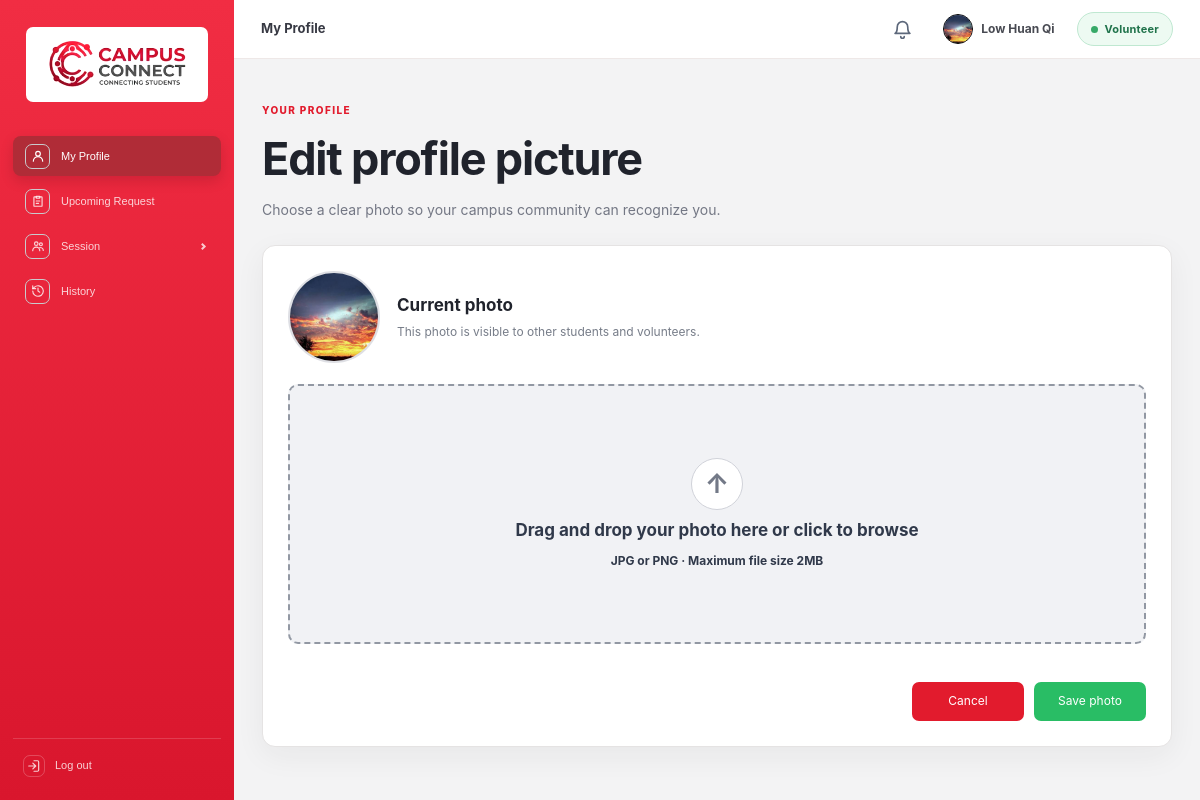
/backend/profile_management/profile_picture.php (signed in), run on the app's committed database.
### tables this page shows
CREATE TABLE `users` (
  `id` int(11) NOT NULL,
  `email` varchar(150) NOT NULL,
  `full_name` varchar(100) NOT NULL,
  `university_name` varchar(100) NOT NULL,
  `password_hash` varchar(255) NOT NULL,
  `picture_url` varchar(255) DEFAULT NULL,
  `cover_photo_url` varchar(255) DEFAULT NULL,
  `volunteer_picture_url` varchar(255) DEFAULT NULL,
  `volunteer_cover_photo_url` varchar(255) DEFAULT NULL,
  `education` varchar(500) DEFAULT NULL,
  `skills` varchar(500) DEFAULT NULL,
  `support_experience` varchar(1000) DEFAULT NULL,
  `tfa_code` varchar(255) DEFAULT NULL,
  `tfa_expiry` datetime DEFAULT NULL,
  `failed_attempts` int(11) NOT NULL DEFAULT 0,
  `locked_until` datetime DEFAULT NULL,
  `remember_token_hash` char(64) DEFAULT NULL,
  `remember_expires` datetime DEFAULT NULL,
  `reset_code` varchar(6) DEFAULT NULL,
  `reset_expiry` datetime DEFAULT NULL,
  `is_volunteer` char(1) NOT NULL DEFAULT 'N',
  `is_active` char(1) NOT NULL DEFAULT 'N',
  `created_at` datetime NOT NULL DEFAULT current_timestamp()
);

### backend/general/account_functions.php (called while the page is built, shortened)
<?php
require_once __DIR__ . '/db.php';
function e($value): string {
    return htmlspecialchars((string)$value, ENT_QUOTES, 'UTF-8');
}
function current_user(): ?array {
    global $pdo;
    $stmt = $pdo->prepare('SELECT * FROM users WHERE id = ?');
    $stmt->execute([$_SESSION['user_id']]);
    $user = $stmt->fetch();
    return $user ?: null;
}
?>

### backend/general/notifications.php (called while the page is built, shortened)
<?php
function notificationTypesForRole(?string $role): array
{
    return match ($role) {
        'student' => ['Session Requested', 'Feedback Received', 'Pending Request'],
        'volunteer' => ['Request Submitted', 'Request Response', 'Status Update', 'Session Scheduled', 'Session Rejected', 'Feedback Reminder'],
        default => [],
    };
}
function notificationRoleFilter(?string $role): array
{
    $types = notificationTypesForRole($role);
    return [' AND notice_type NOT IN (' . implode(', ', array_fill(0, count($types), '?')) . ')', str_repeat('s', count($types))];
}
function bindNotificationQueryParams(mysqli_stmt $stmt, int $userId, ?string $role, string $types): void
{
    $values = array_merge([$userId], notificationTypesForRole($role));
    $params = ['i' . $types];
    foreach ($values as &$value) {
        $params[] = &$value;
    }
    call_user_func_array([$stmt, 'bind_param'], $params);
}
function countUnreadNotifications(mysqli $conn, int $userId, ?string $role = null): int
{
    [$roleFilter, $types] = notificationRoleFilter($role);
    $stmt = $conn->prepare("SELECT COUNT(*) FROM notifications WHERE user_id = ? AND is_read = 'N'" . $roleFilter);
    bindNotificationQueryParams($stmt, $userId, $role, $types);
    $stmt->execute();
    return (int)$stmt->get_result()->fetch_row()[0];
}

### backend/profile_management/profile_picture.php (the view, shortened to what this page needs)
<?php
require_once dirname(__DIR__) . '/general/account_functions.php';
require_once dirname(__DIR__) . '/general/dashboard_header.php';
require_once dirname(__DIR__) . '/general/notifications.php';
$user = current_user();
$isVolunteer = ($user['is_volunteer'] ?? 'N') === 'Y';
$pictureColumn = $isVolunteer ? 'volunteer_picture_url' : 'picture_url';
$profilePicture = $user[$pictureColumn] ?? '';
?>
<!DOCTYPE html>
<html lang="en">
<head>
    <link rel="stylesheet" href="<?= BASE_URL ?>/frontend/css/style.css">
    <link rel="stylesheet" href="<?= BASE_URL ?>/frontend/css/profile.css">
</head>
<body class="account-page photo-page">
<div class="photo-app">
    <?php include dirname(__DIR__) . '/general/account_sidebar.php'; ?>
    <main class="photo-main">
        <?= renderDashboardHeader('My Profile', $user, null, countUnreadNotifications($conn, (int)$user['id'], $isVolunteer ? 'volunteer' : 'student')) ?>
        <section class="photo-content">
            <div class="security-page-heading"><span class="account-eyebrow">YOUR PROFILE</span><h1>Edit profile picture</h1><p>Choose a clear photo so your campus community can recognize you.</p></div>
            <section class="photo-card">
                <div class="photo-current-row">
                    <div class="photo-avatar" id="photoPreview">
                        <img src="<?= e($profilePicture ?: DEFAULT_PROFILE_PICTURE) ?>" alt="Current profile photo">
                    </div>
                    <div><h2>Current photo</h2><p>This photo is visible to other students and volunteers.</p></div>
                </div>
                <form method="post" enctype="multipart/form-data" id="photoUploadForm">
                    <label class="photo-dropzone" for="profile_picture" id="photoDropzone" tabindex="0">
                        <span class="photo-upload-icon" aria-hidden="true">↑</span>
                        <strong id="photoPrompt">Drag and drop your photo here or click to browse</strong>
                        <span id="photoFilename">JPG or PNG · Maximum file size 2MB</span>
                    </label>
                    <p class="photo-upload-help" id="photoStatus" aria-live="polite"></p>
                    <div class="photo-actions">
                        <a class="btn btn-secondary" href="<?= $isVolunteer ? BASE_URL . '/volunteer.php' : BASE_URL . '/profile.php' ?>">Cancel</a>
                        <button class="btn btn-primary" type="submit">Save photo</button>
                    </div>
                </form>
            </section>
        </section>
    </main>
</div>
</body>
</html>

### backend/general/account_sidebar.php (shortened to what this page needs)
<?php
require_once __DIR__ . '/nav_icons.php';
$isVolunteer = ($user['is_volunteer'] ?? 'N') === 'Y';
$currentFile = basename($_SERVER['SCRIPT_NAME'] ?? 'profile.php');
$requestUrl = BASE_URL . ($isVolunteer ? '/backend/request_management/upcoming_request.php' : '/backend/request_management/request.php');
?>
<aside class="dashboard-sidebar">
    <a class="account-brand account-brand-light" href="<?= BASE_URL ?>/profile.php" aria-label="Campus Connect home"><img class="account-brand-logo" src="<?= BASE_URL ?>/frontend/images/campus-connect-logo.png" alt="Campus Connect"></a>
    <nav class="dashboard-side-nav" aria-label="Main navigation">
        <a class="<?= in_array($currentFile, ['profile.php', 'edit_profile.php', 'profile_picture.php', 'volunteer.php', 'change_password.php', 'verify_password_otp.php', 'set_new_password.php'], true) ? 'active' : '' ?>" href="<?= BASE_URL ?>/profile.php"><span class="side-nav-icon"><?= navIcon('profile') ?></span>My Profile</a>
        <a href="<?= e($requestUrl) ?>"><span class="side-nav-icon"><?= navIcon('request') ?></span><?= $isVolunteer ? 'Upcoming Request' : 'Request' ?></a>
        <details class="dashboard-side-group" <?= str_contains($_SERVER['SCRIPT_NAME'] ?? '', '/session_management/') ? 'open' : '' ?>>
            <summary><span class="side-nav-icon"><?= navIcon('session') ?></span>Session</summary>
        </details>
        <a href="<?= BASE_URL ?>/backend/history_management/history.php"><span class="side-nav-icon"><?= navIcon('history') ?></span>History</a>
    </nav>
    <a class="dashboard-side-logout" href="<?= BASE_URL ?>/logout.php" data-logout-trigger><span class="side-nav-icon"><?= navIcon('logout') ?></span>Log out</a>
</aside>

### backend/general/nav_icons.php (shortened to what this page needs)
<?php
function navIcon(string $name): string
{
    return '<svg viewBox="0 0 24 24" aria-hidden="true">' . (NAV_ICONS[$name] ?? '') . '</svg>';
}

### backend/general/dashboard_header.php (shortened to what this page needs)
<?php
function renderDashboardHeader(string $title, array $user, ?array $back = null, int $unreadNotifications = 0): string
{
    $backLink = '';
    $isVolunteer = ($user['is_volunteer'] ?? 'N') === 'Y';
    $name        = $user['full_name'] ?? 'Student';
    $picture     = $isVolunteer ? ($user['volunteer_picture_url'] ?? '') : ($user['picture_url'] ?? '');
    $avatar = '<img src="' . htmlspecialchars($picture ?: DEFAULT_PROFILE_PICTURE) . '" alt="">';
    $scriptKey = basename(dirname($_SERVER['SCRIPT_NAME'] ?? '')) . '/' . basename($_SERVER['SCRIPT_NAME'] ?? '');
    $isNotificationsPage = $scriptKey === 'notification_management/notifications.php';
    $bellLabel = $isNotificationsPage
        ? 'Close notifications'
        : ($unreadNotifications > 0 ? "Notifications, $unreadNotifications unread" : 'Notifications');
    $bellHref = $isNotificationsPage
        ? BASE_URL . ($isVolunteer ? '/volunteer.php' : '/profile.php')
        : BASE_URL . '/backend/notification_management/notifications.php';
    $bell = '<a class="dashboard-bell"' . ($isNotificationsPage ? ' data-notification-toggle="close"' : '')
          . ' href="' . $bellHref . '" title="' . $bellLabel . '" aria-label="' . $bellLabel . '">'
          . '<svg viewBox="0 0 24 24" aria-hidden="true"><path d="M6 9a6 6 0 0 1 12 0c0 6 2.5 7.5 2.5 7.5h-17S6 15 6 9z"/><path d="M10 20a2 2 0 0 0 4 0"/></svg>'
          . ($unreadNotifications > 0 ? '<span class="dashboard-bell-badge">' . ($unreadNotifications > 9 ? '9+' : $unreadNotifications) . '</span>' : '')
          . '</a>';
    return '<header class="dashboard-header">'
         . '<div class="dashboard-header-title">' . $backLink . '<span>' . htmlspecialchars($title) . '</span></div>'
         . '<nav class="dashboard-nav" aria-label="Account navigation">'
         . $bell
         . '<a class="dashboard-user-chip" href="' . BASE_URL . ($isVolunteer ? '/volunteer.php' : '/profile.php') . '" aria-label="View your profile">'
         . '<span class="dashboard-user-avatar">' . $avatar . '</span>' . htmlspecialchars($name) . '</a>'
         . '<span class="dashboard-role-badge ' . ($isVolunteer ? 'is-volunteer' : 'is-student') . '" aria-label="Current role: ' . ($isVolunteer ? 'Volunteer' : 'Student') . '">' . ($isVolunteer ? 'Volunteer' : 'Student') . '</span>'
         . '</nav></header>'
         . ($isNotificationsPage
             ? '<script>(function () {'
             . 'var closeLink = document.querySelector("[data-notification-toggle=\\"close\\"]");'
             . 'if (!closeLink) { return; }'
             . 'closeLink.addEventListener("click", function (event) {'
             . '  if (window.history.length < 2 || !document.referrer) { return; }'
             . '  if (document.referrer === window.location.origin || document.referrer.indexOf(window.location.origin + "/") === 0) {'
             . '    event.preventDefault();'
             . '    window.history.back();'
             . '  }'
             . '});'
             . '})();</script>'
             : '');
}

### frontend/css/profile.css (style rules this page uses)
.photo-content { width: min(1120px,calc(100% - 56px)); padding-top: 39px; }
.photo-content .security-page-heading { margin: 0 0 25px; }
.photo-content .security-page-heading h1 { margin: 4px 0 7px; font-size: clamp(32px,4vw,45px); letter-spacing: -1.2px; }
.photo-content .security-page-heading p { font-size: 14px; }
.photo-card { padding: 25px; border-color: #e5e3e3; border-radius: 13px; box-shadow: 0 9px 30px rgba(45,35,35,.055); }
.photo-current-row { gap: 17px; margin-bottom: 21px; }
.photo-avatar { flex-basis: 92px; width: 92px; height: 92px; border-color: #dedfe4; background: #e5e6e9; }
.photo-current-row h2 { font-size: 17px; }
.photo-current-row p { font-size: 12px; }
.photo-dropzone { min-height: 260px; border-width: 2px; border-radius: 10px; background: #f1f2f5; }
.photo-dropzone { position: relative; overflow: hidden; }
.photo-dropzone strong,.photo-dropzone > span { position: relative; z-index: 1; }
.photo-upload-icon { width: 52px; height: 52px; font-size: 27px; }
.photo-dropzone strong { font-size: 17px; }
.photo-actions { gap: 10px; margin-top: 17px; }
.photo-actions .btn { min-width: 112px; }

### data on the page
users: volunteer_picture_url (picture), full_name "Low Huan Qi"

### other printed values
$title "My Profile"
